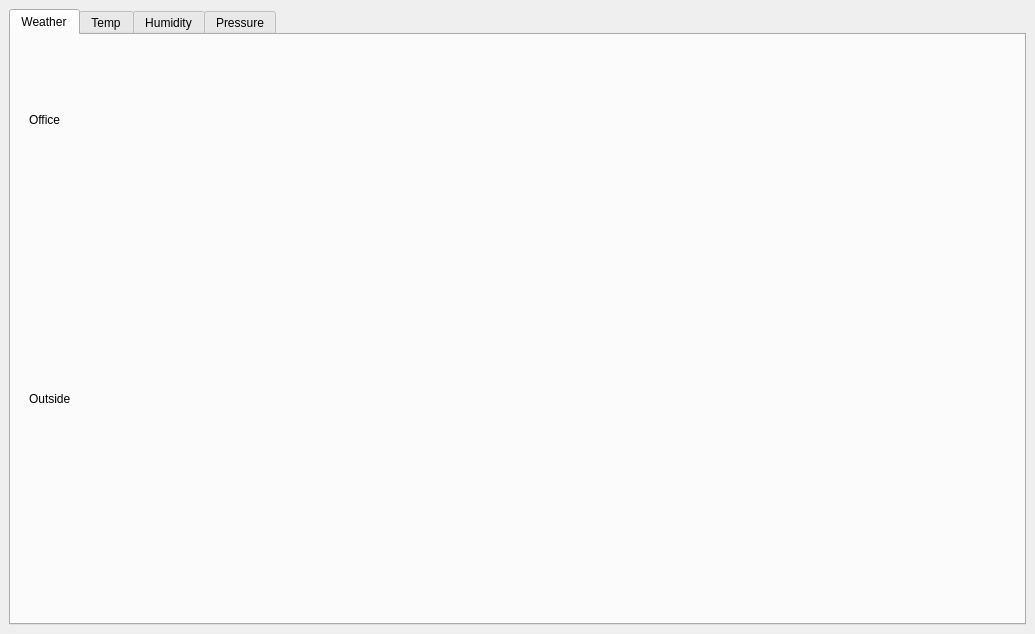
<?xml version="1.0" encoding="UTF-8"?>
<ui version="4.0">
 <class>mainWindow</class>
 <widget class="CDPBaseMainWindow" name="mainWindow">
  <property name="geometry">
   <rect>
    <x>0</x>
    <y>0</y>
    <width>1035</width>
    <height>634</height>
   </rect>
  </property>
  <property name="windowTitle">
   <string>Main Window</string>
  </property>
  <property name="msgBoxBgSvg">
   <string>:/themes/flat_light/backgrounds/bgMsgBox.svg</string>
  </property>
  <property name="msgBoxBtnSvg">
   <string>:/themes/flat_light/buttons/buttonPlain.svg</string>
  </property>
  <property name="themeNight">
   <string>flat_dark</string>
  </property>
  <property name="themeDay">
   <string>flat_light</string>
  </property>
  <property name="numPadName" stdset="0">
   <string>CDPBaseNumPad</string>
  </property>
  <property name="keyPadName" stdset="0">
   <string>CDPBaseKeyPad</string>
  </property>
  <widget class="QWidget" name="centralwidget">
   <layout class="QVBoxLayout" name="verticalLayout_2">
    <item>
     <widget class="CDPBaseTabWidget" name="cdpBaseTabWidget">
      <property name="currentIndex">
       <number>0</number>
      </property>
      <property name="svgFile">
       <string>:/themes/flat_light/tabs/tabWidget.svg</string>
      </property>
      <property name="stylingType">
       <enum>CDPBaseTabWidget::SVG</enum>
      </property>
      <widget class="QWidget" name="tab">
       <attribute name="title">
        <string>Weather</string>
       </attribute>
       <layout class="QVBoxLayout" name="verticalLayout_3">
        <item>
         <widget class="CDPBaseContainer" name="cdpBaseContainer">
          <layout class="QVBoxLayout" name="verticalLayout_5">
           <item>
            <layout class="QVBoxLayout" name="verticalLayout">
             <item>
              <widget class="CDPBaseLabel" name="cdpBaseLabel">
               <property name="text">
                <string>Office</string>
               </property>
              </widget>
             </item>
            </layout>
           </item>
           <item>
            <layout class="QVBoxLayout" name="verticalLayout_4"/>
           </item>
           <item>
            <layout class="QHBoxLayout" name="horizontalLayout">
             <item>
              <widget class="CDPBaseMeter" name="cpdBaseMeter_2">
               <property name="meterType">
                <enum>CDPBaseMeter::Custom</enum>
               </property>
               <property name="minValue">
                <double>-30.000000000000000</double>
               </property>
               <property name="maxValue">
                <double>105.000000000000000</double>
               </property>
               <property name="textPrefix">
                <string>°C</string>
               </property>
               <property name="textSuffix">
                <string>Temp</string>
               </property>
               <property name="numPrecision" stdset="0">
                <number>0</number>
               </property>
               <property name="cdpRouting" stdset="0">
                <string>WeatherStationXApp.Office.inPressure.Temperature.CurrentValue.Value</string>
               </property>
              </widget>
             </item>
             <item>
              <widget class="CDPBaseMeter" name="cpdBaseMeter">
               <property name="meterType">
                <enum>CDPBaseMeter::Custom</enum>
               </property>
               <property name="minValue">
                <double>20.000000000000000</double>
               </property>
               <property name="maxValue">
                <double>80.000000000000000</double>
               </property>
               <property name="textPrefix">
                <string>%</string>
               </property>
               <property name="textSuffix">
                <string>Humidity</string>
               </property>
               <property name="numPrecision" stdset="0">
                <number>0</number>
               </property>
               <property name="cdpRouting" stdset="0">
                <string>WeatherStationXApp.Office.inHumid.Humidity.CurrentValue.Value</string>
               </property>
              </widget>
             </item>
             <item>
              <widget class="CDPBaseMeter" name="cpdBaseMeter_3">
               <property name="meterType">
                <enum>CDPBaseMeter::Custom</enum>
               </property>
               <property name="minValue">
                <double>260.000000000000000</double>
               </property>
               <property name="maxValue">
                <double>1260.000000000000000</double>
               </property>
               <property name="textPrefix">
                <string>hPa</string>
               </property>
               <property name="textSuffix">
                <string>Pressure</string>
               </property>
               <property name="numPrecision" stdset="0">
                <number>0</number>
               </property>
               <property name="cdpRouting" stdset="0">
                <string>WeatherStationXApp.Office.inPressure.Pressure.CurrentValue.Value</string>
               </property>
              </widget>
             </item>
            </layout>
           </item>
           <item>
            <widget class="CDPBaseLabel" name="cdpBaseLabel_2">
             <property name="text">
              <string>Outside</string>
             </property>
            </widget>
           </item>
           <item>
            <layout class="QHBoxLayout" name="horizontalLayout_2">
             <item>
              <widget class="CDPBaseMeter" name="cpdBaseMeter_5">
               <property name="meterType">
                <enum>CDPBaseMeter::Custom</enum>
               </property>
               <property name="minValue">
                <double>-30.000000000000000</double>
               </property>
               <property name="maxValue">
                <double>105.000000000000000</double>
               </property>
               <property name="textPrefix">
                <string>°C</string>
               </property>
               <property name="textSuffix">
                <string>Temp</string>
               </property>
               <property name="numPrecision" stdset="0">
                <number>0</number>
               </property>
               <property name="cdpRouting" stdset="0">
                <string>OutsideWeather.Outside.outPressure.Temperature.CurrentValue.Value</string>
               </property>
              </widget>
             </item>
             <item>
              <widget class="CDPBaseMeter" name="cpdBaseMeter_4">
               <property name="meterType">
                <enum>CDPBaseMeter::Custom</enum>
               </property>
               <property name="minValue">
                <double>20.000000000000000</double>
               </property>
               <property name="maxValue">
                <double>80.000000000000000</double>
               </property>
               <property name="textPrefix">
                <string>%</string>
               </property>
               <property name="textSuffix">
                <string>Humidity</string>
               </property>
               <property name="numPrecision" stdset="0">
                <number>0</number>
               </property>
               <property name="cdpRouting" stdset="0">
                <string>OutsideWeather.Outside.outHumid.Humidity.CurrentValue.Value</string>
               </property>
              </widget>
             </item>
             <item>
              <widget class="CDPBaseMeter" name="cpdBaseMeter_6">
               <property name="meterType">
                <enum>CDPBaseMeter::Custom</enum>
               </property>
               <property name="minValue">
                <double>260.000000000000000</double>
               </property>
               <property name="maxValue">
                <double>1260.000000000000000</double>
               </property>
               <property name="textPrefix">
                <string>hPa</string>
               </property>
               <property name="textSuffix">
                <string>Pressure</string>
               </property>
               <property name="numPrecision" stdset="0">
                <number>0</number>
               </property>
               <property name="cdpRouting" stdset="0">
                <string>OutsideWeather.Outside.outPressure.Pressure.CurrentValue.Value</string>
               </property>
              </widget>
             </item>
            </layout>
           </item>
          </layout>
         </widget>
        </item>
       </layout>
      </widget>
      <widget class="QWidget" name="tab_3">
       <attribute name="title">
        <string>Temp</string>
       </attribute>
       <layout class="QVBoxLayout" name="verticalLayout_6">
        <item>
         <layout class="QHBoxLayout" name="horizontalLayout_6">
          <item>
           <widget class="CDP::GraphWidgets::DatabaseGraphWidget" name="cdpDatabaseGraphWidget">
            <property name="databaseUrl">
             <url>
              <string>ip://192.168.1.77:17000</string>
             </url>
            </property>
            <property name="table">
             <string>SignalTable</string>
            </property>
            <property name="xAxisColumn">
             <string>timestamp</string>
            </property>
            <property name="yAxisColumns">
             <stringlist>
              <string>LogOutTemp</string>
              <string>LogInTemp</string>
             </stringlist>
            </property>
            <property name="graphPlottingMode">
             <enum>CDP::GraphWidgets::GraphPlotting::Scrolling</enum>
            </property>
            <property name="yAxisTextSelectedColor">
             <color>
              <red>87</red>
              <green>119</green>
              <blue>206</blue>
             </color>
            </property>
           </widget>
          </item>
         </layout>
        </item>
       </layout>
      </widget>
      <widget class="QWidget" name="tab_4">
       <attribute name="title">
        <string>Humidity</string>
       </attribute>
       <layout class="QVBoxLayout" name="verticalLayout_7">
        <item>
         <layout class="QHBoxLayout" name="horizontalLayout_4">
          <item>
           <widget class="CDP::GraphWidgets::DatabaseGraphWidget" name="cdpDatabaseGraphWidget_2">
            <property name="databaseUrl">
             <url>
              <string>ip://192.168.1.77:17000</string>
             </url>
            </property>
            <property name="table">
             <string>SignalTable</string>
            </property>
            <property name="xAxisColumn">
             <string>timestamp</string>
            </property>
            <property name="yAxisColumns">
             <stringlist>
              <string>LogOutHumid</string>
              <string>LogInHumid</string>
             </stringlist>
            </property>
            <property name="graphPlottingMode">
             <enum>CDP::GraphWidgets::GraphPlotting::Scrolling</enum>
            </property>
            <property name="yAxisTextSelectedColor">
             <color>
              <red>34</red>
              <green>108</green>
              <blue>131</blue>
             </color>
            </property>
           </widget>
          </item>
         </layout>
        </item>
       </layout>
      </widget>
      <widget class="QWidget" name="tab_2">
       <attribute name="title">
        <string>Pressure</string>
       </attribute>
       <layout class="QVBoxLayout" name="verticalLayout_8">
        <item>
         <layout class="QHBoxLayout" name="horizontalLayout_5">
          <item>
           <widget class="CDP::GraphWidgets::DatabaseGraphWidget" name="cdpDatabaseGraphWidget_3">
            <property name="databaseUrl">
             <url>
              <string>ip://192.168.1.77:17000</string>
             </url>
            </property>
            <property name="table">
             <string>SignalTable</string>
            </property>
            <property name="xAxisColumn">
             <string>timestamp</string>
            </property>
            <property name="yAxisColumns">
             <stringlist>
              <string>LogOutPressure</string>
              <string>LogInPressure</string>
             </stringlist>
            </property>
            <property name="reconnectCount">
             <UInt>15</UInt>
            </property>
            <property name="reconnectInterval">
             <UInt>15</UInt>
            </property>
            <property name="graphPlottingMode">
             <enum>CDP::GraphWidgets::GraphPlotting::Scrolling</enum>
            </property>
            <property name="yAxisTextSelectedColor">
             <color>
              <red>37</red>
              <green>171</green>
              <blue>167</blue>
             </color>
            </property>
           </widget>
          </item>
         </layout>
        </item>
       </layout>
      </widget>
     </widget>
    </item>
   </layout>
  </widget>
 </widget>
 <customwidgets>
  <customwidget>
   <class>CDPBaseContainer</class>
   <extends>QWidget</extends>
   <header>CDPBaseWidgets/CDPBaseContainer.h</header>
   <container>1</container>
  </customwidget>
  <customwidget>
   <class>CDPBaseTabWidget</class>
   <extends>QTabWidget</extends>
   <header>CDPBaseWidgets/CDPBaseTabWidget.h</header>
   <container>1</container>
  </customwidget>
  <customwidget>
   <class>CDPBaseLabel</class>
   <extends>QLabel</extends>
   <header>CDPBaseWidgets/CDPBaseLabel.h</header>
  </customwidget>
  <customwidget>
   <class>CDPBaseMeter</class>
   <extends>QWidget</extends>
   <header>CDPBaseWidgets/CDPBaseMeter.h</header>
  </customwidget>
  <customwidget>
   <class>CDPBaseMainWindow</class>
   <extends>QMainWindow</extends>
   <header>CDPBaseWidgets/CDPBaseMainWindow.h</header>
   <container>1</container>
  </customwidget>
  <customwidget>
   <class>CDP::GraphWidgets::DatabaseGraphWidget</class>
   <extends>QGraphicsView</extends>
   <header>cdp/graphwidgets/databasegraphwidget.h</header>
  </customwidget>
 </customwidgets>
 <tabstops>
  <tabstop>cdpBaseTabWidget</tabstop>
  <tabstop>cdpDatabaseGraphWidget</tabstop>
  <tabstop>cdpDatabaseGraphWidget_2</tabstop>
  <tabstop>cdpDatabaseGraphWidget_3</tabstop>
 </tabstops>
 <resources/>
 <connections>
  <connection>
   <sender>cdpBaseTabWidget</sender>
   <signal>tabBarClicked(int)</signal>
   <receiver>cdpDatabaseGraphWidget_3</receiver>
   <slot>autoScale()</slot>
   <hints>
    <hint type="sourcelabel">
     <x>303</x>
     <y>22</y>
    </hint>
    <hint type="destinationlabel">
     <x>119</x>
     <y>106</y>
    </hint>
   </hints>
  </connection>
  <connection>
   <sender>cdpBaseTabWidget</sender>
   <signal>tabBarClicked(int)</signal>
   <receiver>cdpDatabaseGraphWidget_2</receiver>
   <slot>autoScale()</slot>
   <hints>
    <hint type="sourcelabel">
     <x>233</x>
     <y>20</y>
    </hint>
    <hint type="destinationlabel">
     <x>119</x>
     <y>106</y>
    </hint>
   </hints>
  </connection>
  <connection>
   <sender>cdpBaseTabWidget</sender>
   <signal>tabBarClicked(int)</signal>
   <receiver>cdpDatabaseGraphWidget</receiver>
   <slot>autoScale()</slot>
   <hints>
    <hint type="sourcelabel">
     <x>138</x>
     <y>28</y>
    </hint>
    <hint type="destinationlabel">
     <x>119</x>
     <y>106</y>
    </hint>
   </hints>
  </connection>
  <connection>
   <sender>cdpBaseTabWidget</sender>
   <signal>tabBarDoubleClicked(int)</signal>
   <receiver>cdpDatabaseGraphWidget_3</receiver>
   <slot>autoScale()</slot>
   <hints>
    <hint type="sourcelabel">
     <x>343</x>
     <y>34</y>
    </hint>
    <hint type="destinationlabel">
     <x>119</x>
     <y>106</y>
    </hint>
   </hints>
  </connection>
  <connection>
   <sender>cdpBaseTabWidget</sender>
   <signal>tabBarDoubleClicked(int)</signal>
   <receiver>cdpDatabaseGraphWidget_2</receiver>
   <slot>autoScale()</slot>
   <hints>
    <hint type="sourcelabel">
     <x>249</x>
     <y>25</y>
    </hint>
    <hint type="destinationlabel">
     <x>119</x>
     <y>106</y>
    </hint>
   </hints>
  </connection>
  <connection>
   <sender>cdpBaseTabWidget</sender>
   <signal>tabBarDoubleClicked(int)</signal>
   <receiver>cdpDatabaseGraphWidget</receiver>
   <slot>autoScale()</slot>
   <hints>
    <hint type="sourcelabel">
     <x>169</x>
     <y>30</y>
    </hint>
    <hint type="destinationlabel">
     <x>173</x>
     <y>101</y>
    </hint>
   </hints>
  </connection>
  <connection>
   <sender>cdpBaseTabWidget</sender>
   <signal>tabBarDoubleClicked(int)</signal>
   <receiver>cdpDatabaseGraphWidget</receiver>
   <slot>resume()</slot>
   <hints>
    <hint type="sourcelabel">
     <x>146</x>
     <y>33</y>
    </hint>
    <hint type="destinationlabel">
     <x>148</x>
     <y>133</y>
    </hint>
   </hints>
  </connection>
  <connection>
   <sender>cdpBaseTabWidget</sender>
   <signal>tabBarDoubleClicked(int)</signal>
   <receiver>cdpDatabaseGraphWidget_2</receiver>
   <slot>resume()</slot>
   <hints>
    <hint type="sourcelabel">
     <x>218</x>
     <y>23</y>
    </hint>
    <hint type="destinationlabel">
     <x>216</x>
     <y>168</y>
    </hint>
   </hints>
  </connection>
  <connection>
   <sender>cdpBaseTabWidget</sender>
   <signal>tabBarDoubleClicked(int)</signal>
   <receiver>cdpDatabaseGraphWidget_3</receiver>
   <slot>resume()</slot>
   <hints>
    <hint type="sourcelabel">
     <x>323</x>
     <y>29</y>
    </hint>
    <hint type="destinationlabel">
     <x>322</x>
     <y>176</y>
    </hint>
   </hints>
  </connection>
 </connections>
</ui>
